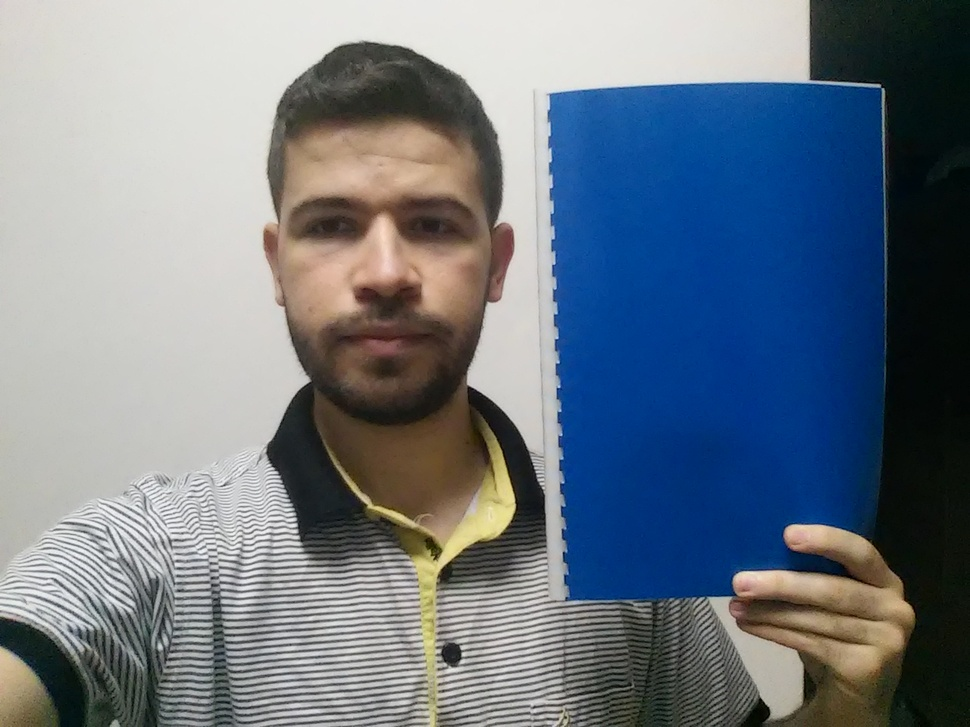
#> input picture ex_02/IMG_20180409_200058.jpg, 970 x 727 px, shrunk from 1280 x 960 before the run
$ jupyter execute ex_02_3.ipynb   (shell and % lines are left out)
#> lines starting #> are read from the running program, lines starting #| are printed output that depends on the picture; after the words box and inside, x2 and y2 are one past the last pixel; in counts of white or black regions, pixels touching at a corner belong together
[cell 1]
#import necessary libraries: OpenCv, Numpy, Matplotlib
import cv2
import numpy as np
import matplotlib.pylab as plt
import os

img_save_path = 'calisma_2_3/'

#create folder ofnot existing
try:
    os.stat(img_save_path)
except:
    os.mkdir(img_save_path)

# read image file
img_path = 'IMG_20180409_200058.jpg'
img = cv2.imread(img_path)
#> img is the input picture: shape (727, 970, 3); mean B, G, R 131.8, 121, 110.6
img_shape = img.shape
#> img_shape = (727, 970, 3)

#convert color from BGR to RGB
image = cv2.cvtColor(img,cv2.COLOR_BGR2RGB)

#display image
plt.axis("off")
#plt.figure(figsize=(20,44))
plt.imshow(image)
plt.show()

cv2.imwrite(img_save_path+"RGB_"+img_path,cv2.cvtColor(image,cv2.COLOR_RGB2BGR))
#> Out = True

[cell 2]
# choose filter parameters
rgb_lower_filter = (0,0,100)
rgb_upper_filter = (50,150,255)

#create mask using filter
mask = cv2.inRange(image, rgb_lower_filter, rgb_upper_filter)
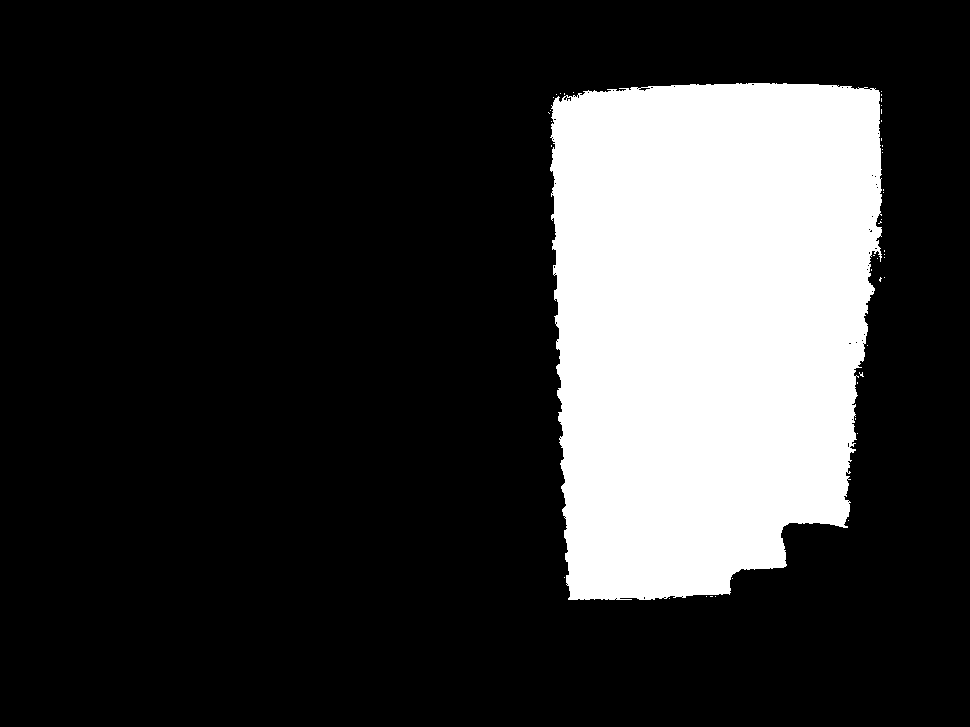
#> mask: shape (727, 970); 21.3% white; 44 white regions (43 under 20 px), largest, box (x1, y1, x2, y2) and area: (550, 83, 882, 600) 149889

#display mask
plt.axis("off")
plt.imshow(mask,cmap='gray')
plt.show()

#save it
cv2.imwrite(img_save_path+"RGB_mask_"+img_path,mask)
#> Out = True

[cell 3]
#convert from RGB to HSV
hsv = cv2.cvtColor(image,cv2.COLOR_RGB2HSV)
#> hsv: shape (727, 970, 3); mean H, S, V 58, 92.2, 141.7
plt.axis("off")
plt.imshow(hsv)
plt.show()

# TODO: fix colours ofsavedimage
cv2.imwrite(img_save_path+"HSV_"+img_path,hsv)
#> Out = True

[cell 4]
#new filter parameters
hsv_lower_filter = (100, 150, 100)
hsv_upper_filter = (115, 255, 255)

#new mask
mask = cv2.inRange(hsv, hsv_lower_filter, hsv_upper_filter)
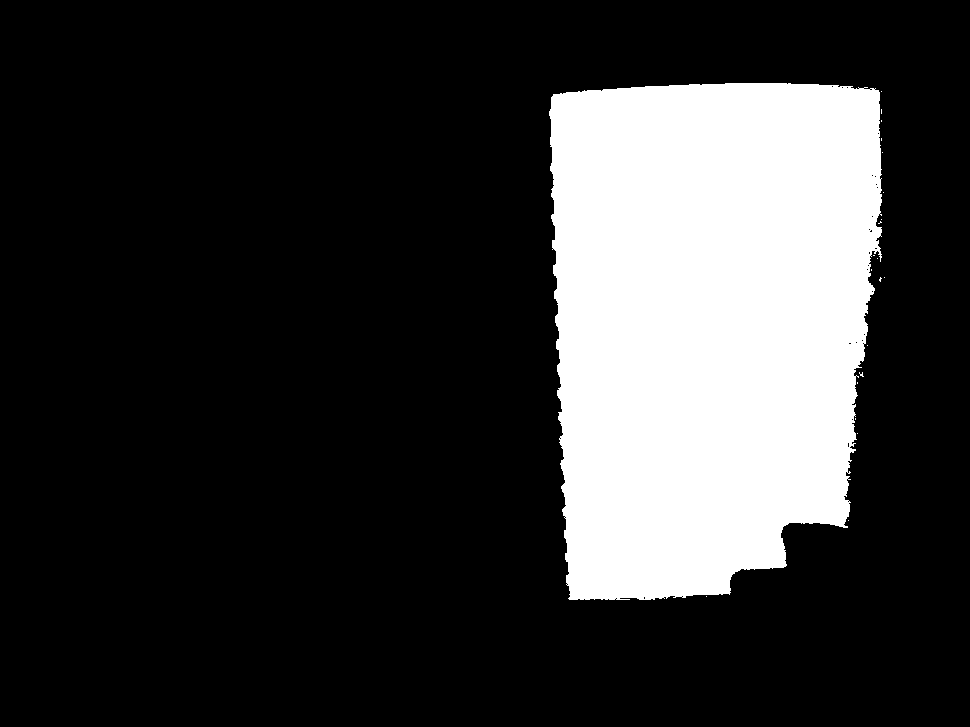
#> mask: shape (727, 970); 21.3% white; 21 white regions (20 under 20 px)

#display new mask
plt.axis("off")
plt.imshow(mask,cmap='gray')
plt.show()
cv2.imwrite(img_save_path+"HSV_mask_"+img_path,mask)
#> Out = True

[cell 5]
# find contours
contours,_= cv2.findContours(mask,cv2.RETR_EXTERNAL,cv2.CHAIN_APPROX_SIMPLE)
#> contours = 21 contours, 20 with area under 20; largest, box (x1, y1, x2, y2) and area: (549, 83, 882, 600) 149463
len(contours)
#> Out = 21

[cell 6]
#get center andradius of enclosing circle
center_list = []
radius_list = []
for cnt in contours:
    (x,y),radius = cv2.minEnclosingCircle(cnt)
    center_list.append((int(x),int(y)))
    radius_list.append(int(radius))
#> this loop made 21 passes
#> (x, y, radius) on passes 1, 2, 3, 6, 7, 8, 9, 11, 13, 14, 15, 16: (706, 596, 0.0001), (848, 520, 0.0001), (857, 433, 0.0001), (861, 374, 2.83), (867, 345, 0.0001), (884, 277, 0.0001), (880, 279, 2), (877, 258, 0.0001), (879.5, 222.5, 1.58), (881, 219, 0.0001), (883, 192, 0.0001), (882, 152, 0.0001)
#> (cnt, x, y, radius) on passes 4, 5, 10, 12, 17, 18: ([[855, 418], [855, 419]], 855, 418.5, 0.5), ([[857, 382], [857, 383]], 857, 382.5, 0.5), ([[871, 269], [871, 270]], 871, 269.5, 0.5), ([[873, 255], [874, 255]], 873.5, 255, 0.5), ([[881, 138], [881, 140]], 881, 139, 1), ([[881, 120], [881, 121]], 881, 120.5, 0.5)
#> after the loop, center_list = [(706, 596), (848, 520), (857, 433), (855, 418), (857, 382), (861, 374), (867, 345), (884, 277), (880, 279), (871, 269), (877, 258), (873, 255), (879, 222), (881, 219), (883, 192), (882, 152), (881, 139), (881, 120), (881, 111), (881, 91), (718, 341)]; radius_list = [0, 0, 0, 0, 0, 2, 0, 0, 2, 0, 0, 0, 1, 0, 0, 0, 1, 0, 2, 0, 297]

#get index of circle with largest radius
ix = np.argmax(radius_list)
#> ix = 20

[cell 7]
#create copy of image
out_image = image.copy()

#draw circle on it
cv2.circle(out_image,center_list[ix],radius_list[ix],(255,0,0),5)

#display it
plt.axis("off")
plt.imshow(out_image)
plt.show()
cv2.imwrite(img_save_path+"Cir_"+img_path,cv2.cvtColor(out_image,cv2.COLOR_RGB2BGR))
#> Out = True

[cell 8]
#get location and dimensions of bounding rectangle
x,y,w,h = cv2.boundingRect(contours[ix])
#> x = 549; y = 83; w = 333; h = 517

#create copy of image
out_image = image.copy()

#draw rectangle on it
cv2.rectangle(out_image,(x,y),(x+w,y+h),(255,0,0),5)
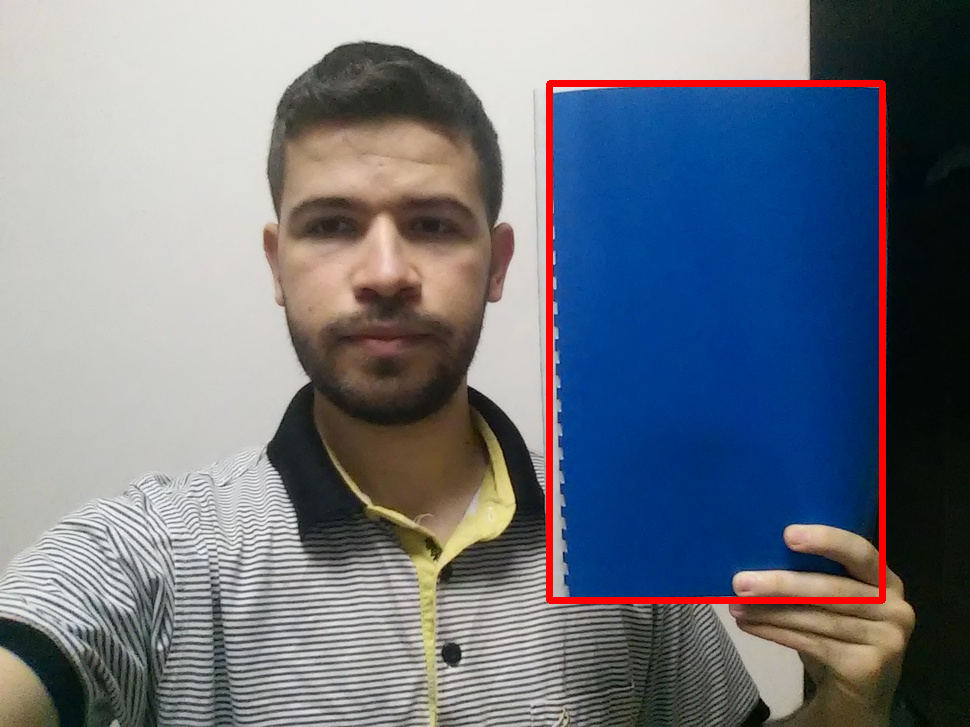
#> out_image: shape (727, 970, 3); mean R, G, B 113.1, 118.9, 129.6

#display it
plt.axis("off")
plt.imshow(out_image)
plt.show()
cv2.imwrite(img_save_path+"Rect_"+img_path,cv2.cvtColor(out_image,cv2.COLOR_RGB2BGR))
#> Out = True
